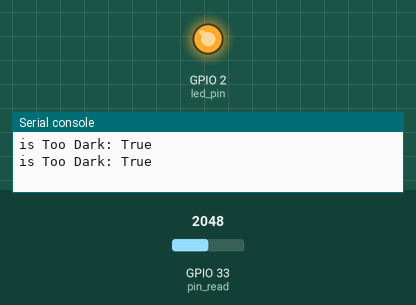
Recording of a program running on a simulated ESP32 board running MicroPython. On the bench: output pins drawn as LEDs (lit = HIGH), the last lines printed to the serial console. The test bench sets the inputs (shaded band); at power-on: GPIO 33 (pin_read) = 2048 (analog values on the 0–4095 scale).

Above: at 1.2 s.
1.3 s: GPIO 33 (pin_read) set to 1964
At 2.3 s:
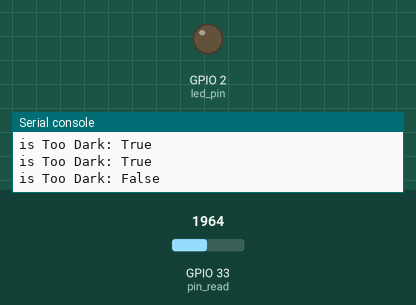
3.5 s: GPIO 33 (pin_read) set to 2047
At 5.0 s:
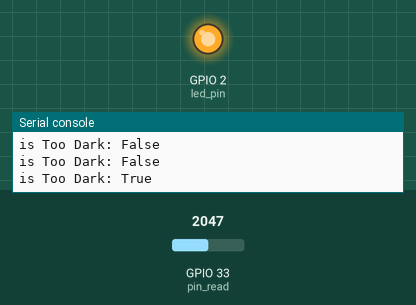
5.5 s: GPIO 33 (pin_read) set to 1228
At 6.6 s:
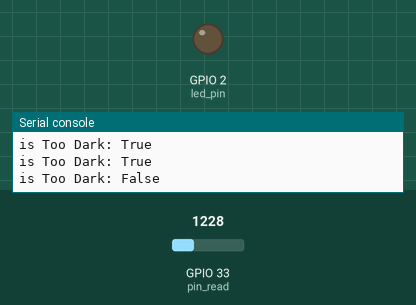
Timing chart, 0 to 8.5 s (numbered marks = the images above; inputs shaded):
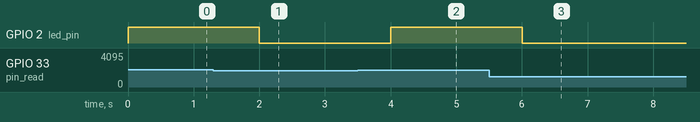

Measured:
- the behaviour switches between 2001 and 2000 on GPIO 33 (pin_read) (found by bisection; images 0 and 1)
- after the input at 1.3 s, GPIO 2 (led_pin): HIGH → LOW after 0.70 s
- after the input at 3.5 s, GPIO 2 (led_pin): LOW → HIGH after 0.50 s
- after the input at 5.5 s, GPIO 2 (led_pin): HIGH → LOW after 0.50 s

The program:

photoregister_smart_light.py
```python
'''
Smart LED 基于光敏电阻的智能照明
如果光照强度小于某个阈值，就开灯。
'''


from machine import ADC,Pin
import utime

led_pin = Pin(2, Pin.OUT)
# 设置D33号引脚作为ADC采样引脚
pin_read = Pin(33, Pin.IN)

# 声明ADC对象
adc = ADC(pin_read)
adc.atten(ADC.ATTN_11DB)
adc.width(ADC.WIDTH_12BIT)

# 设定阈值
boudary = 2000

while True:
    # 数据采样 模拟信号 -> 数字信号
    # 读取光照强度 illumination intensity
    intensity = adc.read()

    is_dark = intensity > boudary
    if is_dark:
        led_pin.value(1)
    else:
        led_pin.value(0)
        # 如果光照强度

    # 打印日志
    print("is Too Dark: {}".format(is_dark))
    utime.sleep_ms(1000)
```
